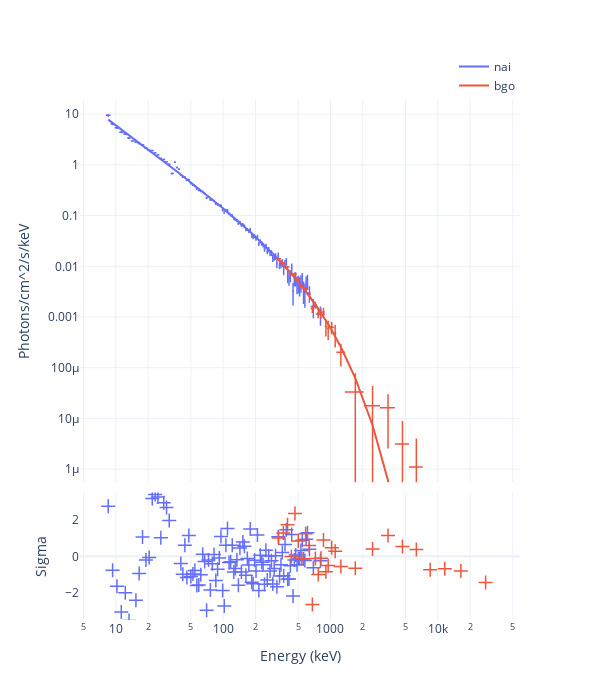

Notebook code cell kept with this figure:
### Code cell
fig = Plot.pair(pair, style='NE', show=True)
